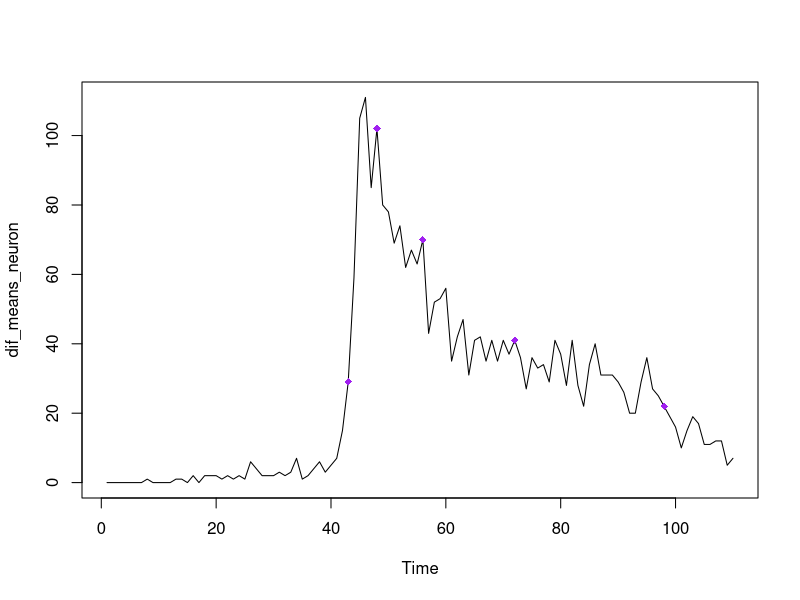
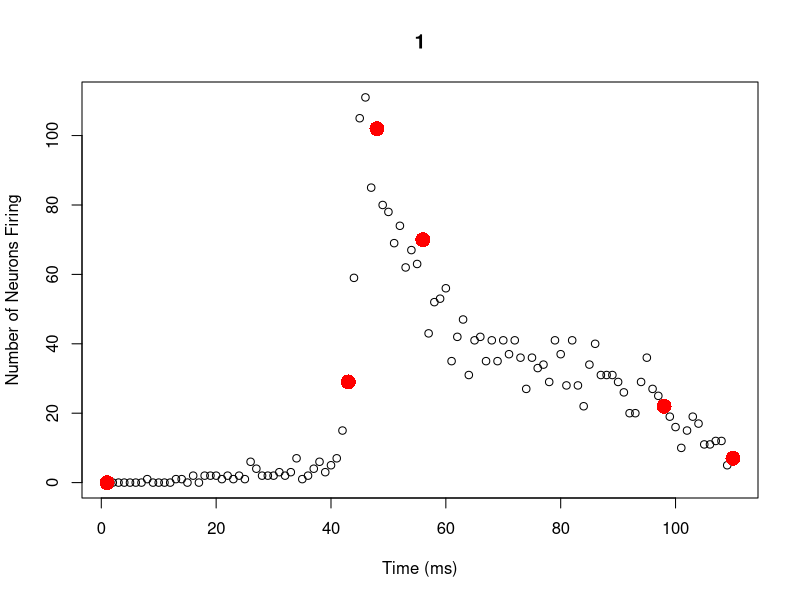
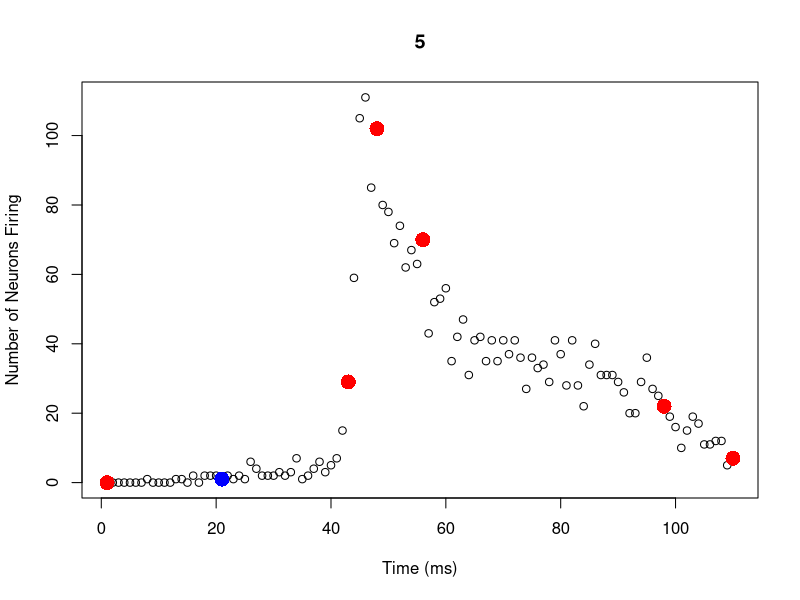
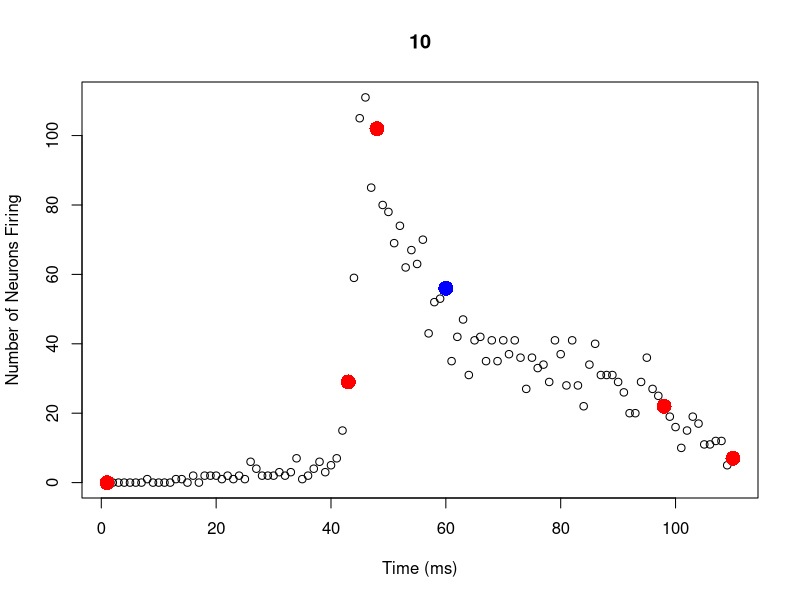
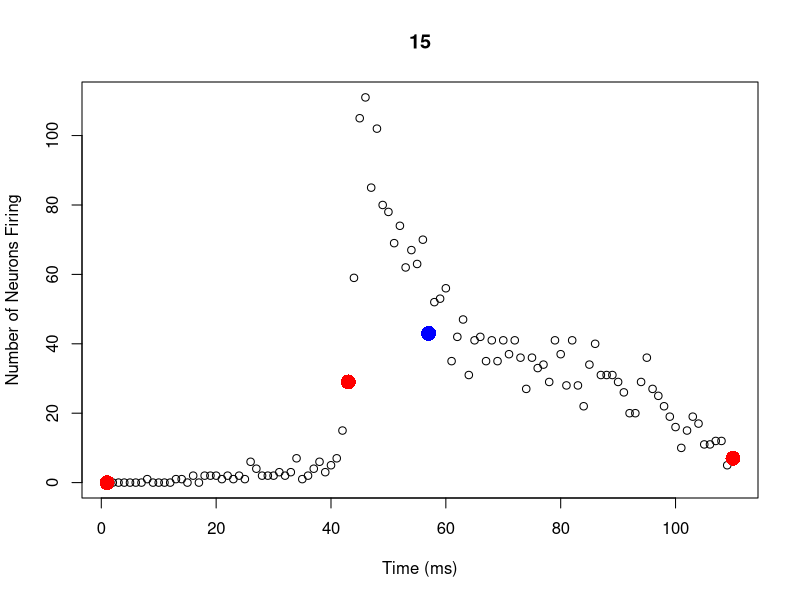
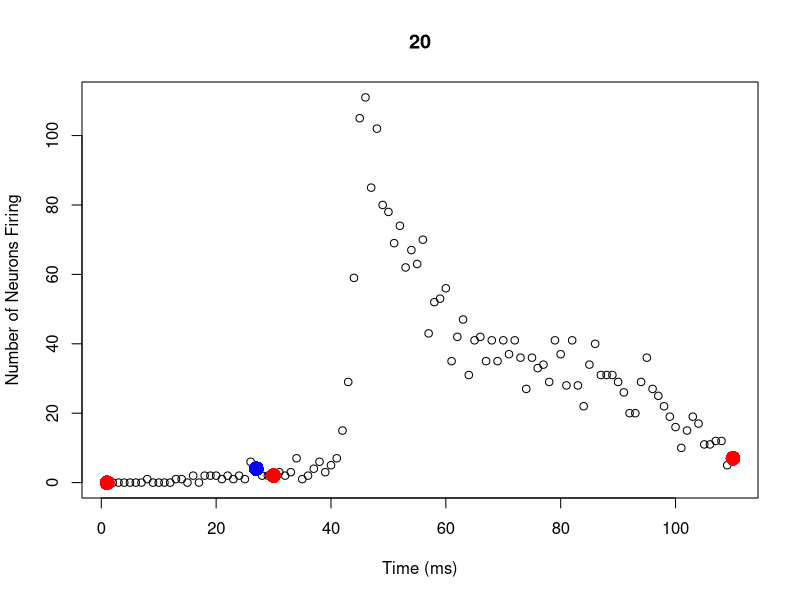
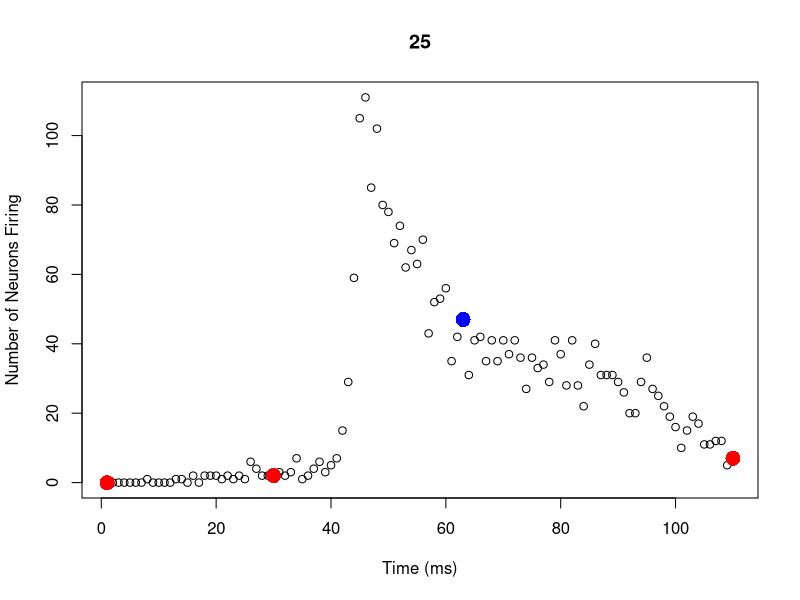
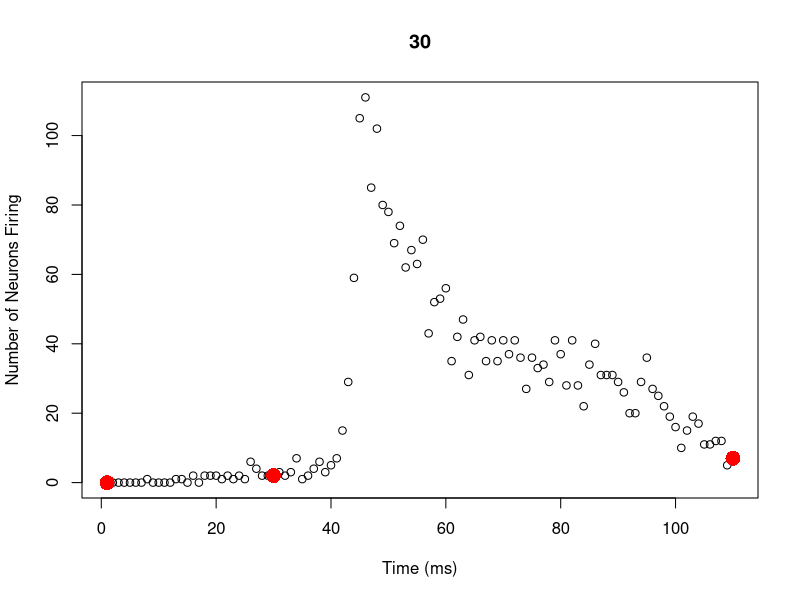

R code for these plots, in order:
#example of bad splines 
neuron = read.table("exampledata.txt")

new_times = c(1:110)

neuron_time = data.frame(new_times, as.numeric(neuron$V2))

library("strucchange")
dif_means_neuron<-ts(neuron_time[,2], start=1, end=110) #create time series data on only the first data 
bkpts_neuron<-breakpoints(dif_means_neuron ~ 1, breaks = 5, h=.05) #no break points 
plot(dif_means_neuron)
points(43,neuron[43,2], col="purple", pch= 18)
points(48,neuron[48,2], col="purple", pch= 18)
points(56,neuron[56,2], col="purple", pch= 18)
points(72,neuron[72,2], col="purple", pch= 18)
points(98,neuron[98,2], col="purple", pch= 18)

#---------------------------------------------------------------
prob_mmm = c(0.4,0.4)

full_data = cbind(as.numeric(rownames(neuron)), as.numeric(neuron$V2))

n = max(full_data[,1])

k_ends = c(min(full_data[,1]), bkpts_neuron$breakpoints, max(full_data[,1]))

fitMetrics<-function(k_ends, test_data){
  
  #create sum objects
  sum_sd = 0
  sum_SSE = 0
  
  #get and sum standard deviation and SSE for regressions of all intervals
  if(length(k_ends) < 3 ){
    sum_sd = sd(test_data[,2])
    model = lm(test_data[,2]~test_data[,1])
    SSE = sum(model$residuals^2)
    sum_SSE = SSE
  }else{
    for(i in 1:length(k_ends)) {
      if(k_ends[i] != 1){
        min = k_ends[i-1]
        x_values = test_data[c(min:i),1] #getting the x values in the interval
        y_values = test_data[c(min:i),2] #getting the y values in the interval
        data = data.frame(x_values, y_values) #re-making this into a dataframe 
        sum_sd = sum_sd + sd(y_values) #adding up all the standard deviations
        model = lm(y_values~x_values)
        SSE = sum(model$residuals^2)
        sum_SSE = sum_SSE + SSE #adding up all the SSEs 
      }
    }
  }
  c(sum_sd,sum_SSE)
  
}

barMake0<-function(k_ends){
  
  rand_spot = sample(k_ends[1]:k_ends[length(k_ends)], 1)
  k_ends_final = sort(c(k_ends, rand_spot))
  d = diff(k_ends_final)
  if(min(d) < 3) {
    barMake0(k_ends)
  } else {
    return(k_ends_final)
  }
  
  
}

barMurder0<-function(k_ends){
  
  k = k_ends[c(-1,-length(k_ends))]
  random_num = sample(1:length(k), 1)
  k_ends_final = k_ends[-(random_num+1)]
  k_ends_final
  
}

barMove0<-function(k_ends){
  
  k_ends_less = barMurder0(k_ends)
  k_ends_final = barMake0(k_ends_less)
  k_ends_final
  
}

all_k_new = matrix(NA, nrow=1, ncol=(n/3))
all_k_best = matrix(NA, nrow=1, ncol=(n/3))

for(i in 1:50){
  
  old_metrics = fitMetrics(k_ends, full_data)
  sigma_old = old_metrics[1]
  SSE_old = old_metrics[2]
  
  u_step = runif(1) #random number from 0 to 1 taken from a uniform distribution for selecting step
  
  if(length(k_ends) < 3 | u_step < prob_mmm[1]){
    c_step = "make"
  } else if(u_step > prob_mmm[1] & u_step < sum(prob_mmm)){
    c_step = "murder"
  } else{
    c_step = "move"
  }
  
  if(c_step == "make"){
    k_ends_new = barMake0(k_ends)
  } else if (c_step == "murder"){
    k_ends_new = barMurder0(k_ends)
  } else{
    k_ends_new = barMove0(k_ends)
  }
  
  new_metrics = fitMetrics(k_ends_new, full_data)
  sigma_new = new_metrics[1]
  SSE_new = new_metrics[2]
  
  ratio = exp((-1*n*log((sqrt(2*pi)*sigma_new)+0.00001)-(1/(2*sigma_new^2+0.00001))*SSE_new)+((n*log(sqrt(2*pi)*sigma_old)+0.00001)-(1/(2*sigma_old^2+0.00001))*SSE_old))
  u_ratio = runif(1) #random number from 0 to 1 taken from a uniform distribution 
  
  if(ratio > u_ratio) {
    choice = "new"
  } else {
    choice = "old"
  }
  
  if(choice == "new"){
    k_ends = k_ends_new
  }else{
    k_ends = k_ends
  }
  
  k_ends_new_print = c(k_ends_new, rep(NA, (n/3)-length(k_ends_new)))
  k_ends_best_print = c(k_ends, rep(NA, (n/3)-length(k_ends)))
  
  all_k_new = rbind(all_k_new, k_ends_new_print)
  all_k_best = rbind(all_k_best, k_ends_best_print)
  
  
}

all_k_new = all_k_new[-1,colSums(is.na(all_k_new))<nrow(all_k_new)]
all_k_best = all_k_best[-1,colSums(is.na(all_k_best))<nrow(all_k_best)]

all_k_new
all_k_best

plot(neuron_time, main = 1, xlab = "Time (ms)", ylab = "Number of Neurons Firing")
points(all_k_new[1,],neuron_time[all_k_new[1,],2], col="blue", pch= 16, cex = 2)
points(all_k_best[1,],neuron_time[all_k_best[1,],2], col="red", pch= 16, cex=2)
for(i in 1:9) {
  n = i * 5
  plot(neuron_time, main = n, xlab = "Time (ms)", ylab = "Number of Neurons Firing")
  points(all_k_new[n,],neuron_time[all_k_new[n,],2], col="blue", pch= 16, cex = 2)
  points(all_k_best[n,],neuron_time[all_k_best[n,],2], col="red", pch= 16, cex = 2)
}

#--------------------------------------------------------------------------
#-------Key:
# k           = breakpoint's x-axis values 
# time        = integer x-values of the entire data set 
# interations = number of runs through Metropolis hastings 
# make        = the proportion (decimal) of the make step to occuring
# murder      = the proportion (decimal) of the murder step to occuring
#note: the make and murder need to add to less then one 
bar0 = function(k, time, data, iterations, make, murder){ 
  
  prob_mmm = c(make, murder) #combining the two probabilties of make and murder that the user specifies 
  
  full_data = cbind(as.numeric(time), as.numeric(data)) #combing the time and data inputs from user
  
  n = max(full_data[,1]) #finding max value
  
  k_ends = c(min(full_data[,1]), k, max(full_data[,1])) #adding in end points to k values 
  
  fitMetrics<-function(k_ends, test_data){
    
    #create sum objects
    sum_sd = 0
    sum_SSE = 0
    
    #get and sum standard deviation and SSE for regressions of all intervals
    if(length(k_ends) < 3 ){
      sum_sd = sd(test_data[,2])
      model = lm(test_data[,2]~test_data[,1])
      SSE = sum(model$residuals^2)
      sum_SSE = SSE
    }else{
      for(i in 1:length(k_ends)) {
        if(k_ends[i] != 1){
          min = k_ends[i-1]
          x_values = test_data[c(min:i),1] #getting the x values in the interval
          y_values = test_data[c(min:i),2] #getting the y values in the interval
          data = data.frame(x_values, y_values) #re-making this into a dataframe 
          sum_sd = sum_sd + sd(y_values) #adding up all the standard deviations
          model = lm(y_values~x_values)
          SSE = sum(model$residuals^2)
          sum_SSE = sum_SSE + SSE #adding up all the SSEs 
        }
      }
    }
    c(sum_sd,sum_SSE)
  }
  
  #random make function, this makes a random point 
  barMake0<-function(k_ends){
    
    rand_spot = sample(k_ends[1]:k_ends[length(k_ends)], 1)
    k_ends_final = sort(c(k_ends, rand_spot))
    d = diff(k_ends_final)
    if(min(d) < 3) {
      barMake0(k_ends)
    } else {
      return(k_ends_final)
    }
    
  }
  
  #this function kills one breakpoint randomly 
  barMurder0<-function(k_ends){
    
    k = k_ends[c(-1,-length(k_ends))]
    random_num = sample(1:length(k), 1)
    k_ends_final = k_ends[-(random_num+1)]
    k_ends_final
    
  }
  
  #kills a point randomly and then adds a point randomly 
  barMove0<-function(k_ends){
    
    k_ends_less = barMurder0(k_ends)
    k_ends_final = barMake0(k_ends_less)
    k_ends_final
    
  }
  
  #initializing matrixes 
  ratio_data = matrix(NA, nrow=1, ncol=6)
  all_k_new = matrix(NA, nrow=1, ncol=(n/3))
  all_k_best = matrix(NA, nrow=1, ncol=(n/3))
  
  #Metroplis Hastings 
  for(i in 1:iterations){
    
    old_metrics = fitMetrics(k_ends, full_data)
    sigma_old = old_metrics[1]
    SSE_old = old_metrics[2]
    
    u_step = runif(1) #random number from 0 to 1 taken from a uniform distribution for selecting step
    
    if(length(k_ends) < 3 | u_step < prob_mmm[1]){
      c_step = "make"
    } else if(u_step > prob_mmm[1] & u_step < sum(prob_mmm)){
      c_step = "murder"
    } else{
      c_step = "move"
    }
    
    if(c_step == "make"){
      k_ends_new = barMake0(k_ends)
    } else if (c_step == "murder"){
      k_ends_new = barMurder0(k_ends)
    } else{
      k_ends_new = barMove0(k_ends)
    }
    
    new_metrics = fitMetrics(k_ends_new, full_data)
    sigma_new = new_metrics[1]
    SSE_new = new_metrics[2]
    
    ratio = exp((-1*n*log((sqrt(2*pi)*sigma_new)+0.00001)-(1/(2*sigma_new^2+0.00001))*SSE_new)+((n*log(sqrt(2*pi)*sigma_old)+0.00001)-(1/(2*sigma_old^2+0.00001))*SSE_old))
    u_ratio = runif(1) #random number from 0 to 1 taken from a uniform distribution 
    
    if(ratio > u_ratio) {
      choice = "new"
    } else {
      choice = "old"
    }
    
    if(choice == "new"){
      k_ends = k_ends_new
    }else{
      k_ends = k_ends
    }
    
    ratio_data_print = c(ratio, u_ratio, sigma_new, SSE_new, sigma_old, SSE_old)
    k_ends_new_print = c(k_ends_new, rep(NA, (n/3)-length(k_ends_new)))
    k_ends_best_print = c(k_ends, rep(NA, (n/3)-length(k_ends)))
    
    ratio_data = rbind(ratio_data, ratio_data_print)
    all_k_new = rbind(all_k_new, k_ends_new_print)
    all_k_best = rbind(all_k_best, k_ends_best_print)
    
  }
  
  #cleaning up the matrixs 
  ratio_data = ratio_data[-1,]
  all_k_new = all_k_new[-1,colSums(is.na(all_k_new))<nrow(all_k_new)]
  all_k_best = all_k_best[-1,colSums(is.na(all_k_best))<nrow(all_k_best)]
  
  #plotting 
  plot(neuron_time, main = 1, xlab = "Time (ms)", ylab = "Number of Neurons Firing")
  points(all_k_new[1,],neuron_time[all_k_new[1,],2], col="blue", pch= 16, cex = 2)
  points(all_k_best[1,],neuron_time[all_k_best[1,],2], col="red", pch= 16, cex=2)
  for(i in 1:9) {
    n = i * 10
    plot(neuron_time, main = n, xlab = "Time (ms)", ylab = "Number of Neurons Firing")
    points(all_k_new[n,],neuron_time[all_k_new[n,],2], col="blue", pch= 16, cex = 2)
    points(all_k_best[n,],neuron_time[all_k_best[n,],2], col="red", pch= 16, cex = 2)
  }
  
  #prints the results
  print(ratio_data)
  print(all_k_new)
  print(all_k_best)
  
  
  
}

#calling the function
bar0(bkpts_neuron$breakpoints, rownames(neuron), neuron$V2, 100, 0.6, 0.2)
